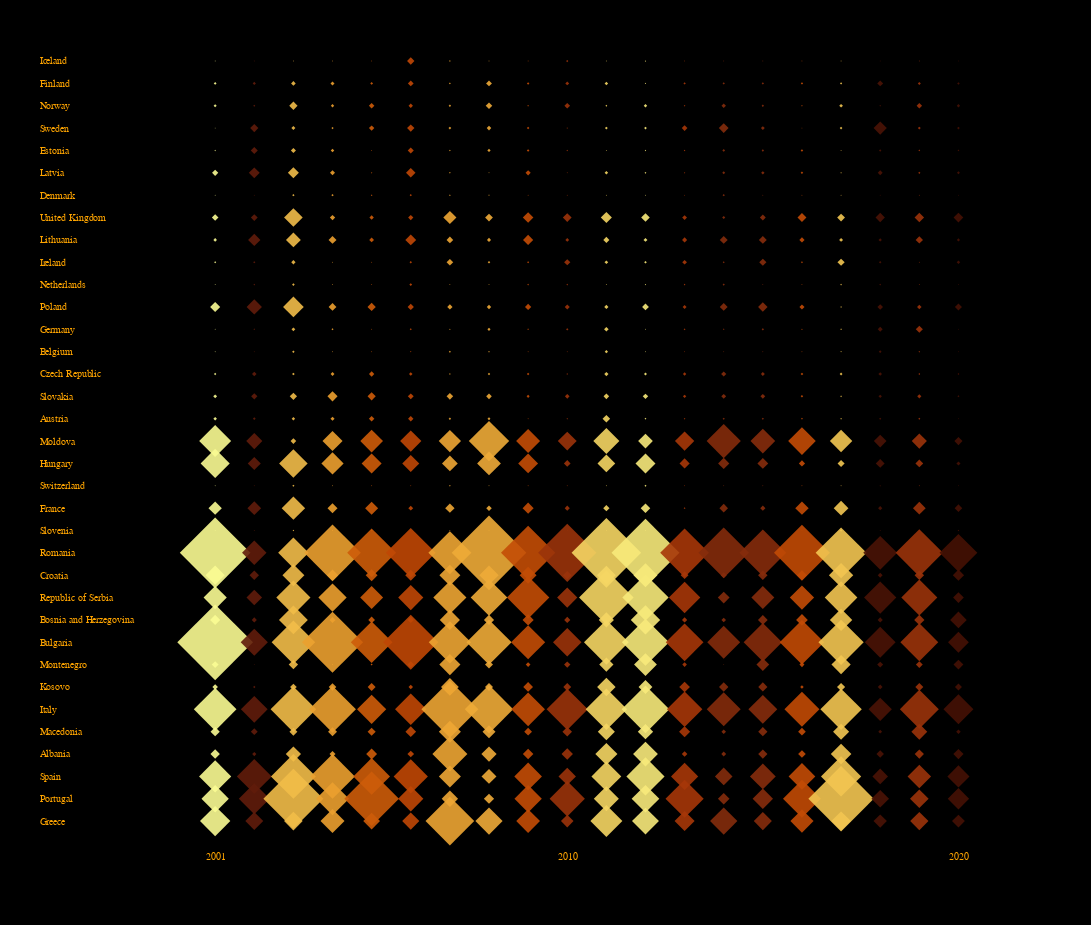

This figure's notebook cell:
### Code cell
colors = ['#451104', '#7f2a0c', '#b93e04', '#e27711', '#f0af3c', '#fbfc93']
custom_shape = 'M-15,-10 C0,-30 10,-30 15,-20 C20,-30 30,-30 45,-10 C30,-15 20,0 15,10 C10,0 0,0 -15,-10'


min_size = 1  # Set the minimum object size
max_size = 6000  # Set the maximum object size

chart = alt.Chart(df_filtered).mark_point(shape='diamond',filled=True, opacity=0.9).encode(
    alt.X('year:N', axis=alt.Axis(
        labelExpr="datum.value === 2001 || datum.value === 2010 || datum.value === 2020 ? datum.value : ''",
        labelColor='orange', ticks=False, labelAngle=0
    )),
    alt.Y('country:N', axis=alt.Axis(labels=True, labelColor='orange', ticks=False), sort=alt.EncodingSortField(field='lat', order='descending')),
    size=alt.Size('ba_year:Q', scale=alt.Scale(domain=[df_filtered['ba_year'].min(), df_filtered['ba_year'].max()], range=[min_size, max_size])),
    color=alt.Color('ba_year_eu', scale=alt.Scale(domain=[df_filtered['ba_year_eu'].min(), df_filtered['ba_year_eu'].max()], range=colors), legend=None),
    tooltip=['year','country','ba_share_year', 'ba_year_eu']
).properties(
    width=800,
    height=800
).configure(
    padding={"left": 40, "top": 40, "right": 0, "bottom": 50},
    background='#000000'
).configure_axis(grid=False, domain=False, labelFont='Helvetica'
).configure_view(
    strokeWidth=0
).configure_axisY(
    titleAngle=0,
    titleY=0,
    titleX=-60,
    labelPadding=160,
    labelAlign='left'
).configure_axisX(
    labelPadding=20
)

chart

### Figure 1 — Vega-Lite specification as saved in the notebook (floating-point values rounded to 4 significant figures; data arrays with more than 128 entries replaced by an {"elided": "..."} marker saying what was removed)
{"config": {"view": {"continuousWidth": 400, "continuousHeight": 300, "strokeWidth": 0}, "axis": {"domain": false, "grid": false, "labelFont": "Helvetica"}, "axisX": {"labelPadding": 20}, "axisY": {"labelAlign": "left", "labelPadding": 160, "titleAngle": 0, "titleX": -60, "titleY": 0}, "background": "#000000", "padding": {"left": 40, "top": 40, "right": 0, "bottom": 50}}, "data": {"name": "data-f0abadb4e21db70511e0df68b64300d2"}, "mark": {"type": "point", "filled": true, "opacity": 0.9, "shape": "diamond"}, "encoding": {"color": {"field": "ba_year_eu", "legend": null, "scale": {"domain": [6617.0, 24900.0], "range": ["#451104", "#7f2a0c", "#b93e04", "#e27711", "#f0af3c", "#fbfc93"]}, "type": "quantitative"}, "size": {"field": "ba_year", "scale": {"domain": [0.0, 7602.0], "range": [1, 6000]}, "type": "quantitative"}, "tooltip": [{"field": "year", "type": "quantitative"}, {"field": "country", "type": "nominal"}, {"field": "ba_share_year", "type": "quantitative"}, {"field": "ba_year_eu", "type": "quantitative"}], "x": {"axis": {"labelAngle": 0, "labelColor": "orange", "labelExpr": "datum.value === 2001 || datum.value === 2010 || datum.value === 2020 ? datum.value : ''", "ticks": false}, "field": "year", "type": "nominal"}, "y": {"axis": {"labelColor": "orange", "labels": true, "ticks": false}, "field": "country", "sort": {"field": "lat", "order": "descending"}, "type": "nominal"}}, "height": 800, "width": 800, "$schema": "https://vega.github.io/schema/vega-lite/v4.17.0.json", "datasets": {"data-f0abadb4e21db70511e0df68b64300d2": {"elided": "700 records"}}}
